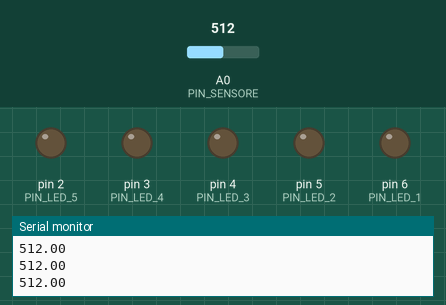
This sketch was run on a simulated Arduino Uno, built with avr-gcc and run on an emulated ATmega328P. Shown: output pins drawn as LEDs (lit = HIGH), the last lines printed to the serial monitor. The inputs (shaded band) are chosen by the test bench; at power-on: A0 (PIN_SENSORE) = 512.

Above: at 1.2 s.
1.3 s: A0 (PIN_SENSORE) set to 686
2.8 s: A0 (PIN_SENSORE) set to 712
At 3.9 s:
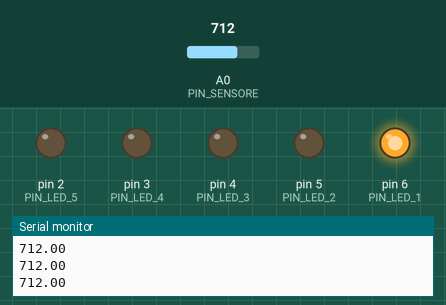
4.3 s: A0 (PIN_SENSORE) set to 737
5.8 s: A0 (PIN_SENSORE) set to 757
At 6.3 s:
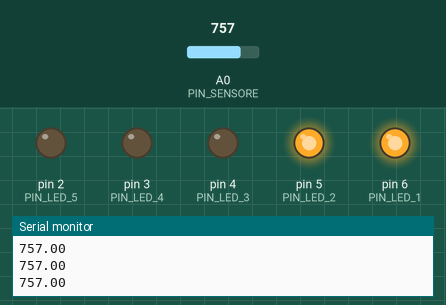
7.3 s: A0 (PIN_SENSORE) set to 783
8.8 s: A0 (PIN_SENSORE) set to 812
At 9.9 s:
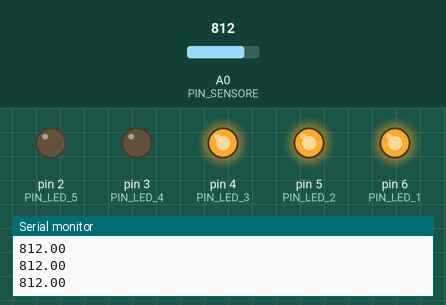
Timing chart, 0 to 11.3 s (numbered marks = the images above; inputs shaded):
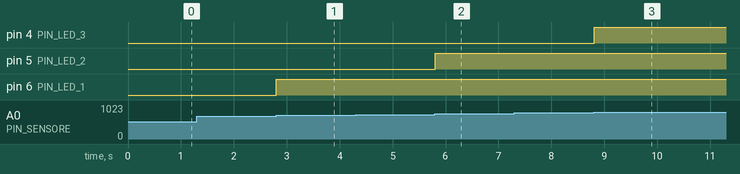

Measured:
- the behaviour switches between 699 and 700 on A0 (PIN_SENSORE) (found by bisection; images 0 and 1)
- the behaviour switches between 749 and 750 on A0 (PIN_SENSORE) (found by bisection; images 1 and 2)
- the behaviour switches between 799 and 800 on A0 (PIN_SENSORE) (found by bisection; images 2 and 3)
- after the input at 2.8 s, pin 6 (PIN_LED_1): LOW → HIGH at once
- after the input at 5.8 s, pin 5 (PIN_LED_2): LOW → HIGH at once
- after the input at 8.8 s, pin 4 (PIN_LED_3): LOW → HIGH at once

The sketch:

la_fotoresistenza_01.ino
```cpp
#define PIN_LED_1 6
#define PIN_LED_2 5
#define PIN_LED_3 4
#define PIN_LED_4 3
#define PIN_LED_5 2
#define PIN_SENSORE A0

#define VALORE_MIN 700
#define VALORE_MEDIO_BASSO 750
#define VALORE_MEDIO 800
#define VALORE_MEDIO_ALTO 850
#define VALORE_MAX 900

float valore_letto;

void setup() {
  Serial.begin(9600);
  pinMode(PIN_LED_1 , OUTPUT);
  pinMode(PIN_LED_2 , OUTPUT);
  pinMode(PIN_LED_3 , OUTPUT);
  pinMode(PIN_LED_4 , OUTPUT);
  pinMode(PIN_LED_5 , OUTPUT);
  pinMode(PIN_SENSORE, INPUT);

  valore_letto = 0;
}

void loop() {
  Serial.println(valore_letto);

  valore_letto = analogRead(PIN_SENSORE);

  if(valore_letto >= VALORE_MIN) {
   digitalWrite(PIN_LED_1 , HIGH);
  } else {
    digitalWrite(PIN_LED_1 , LOW);
  }
  if (valore_letto >= VALORE_MEDIO_BASSO) {
    digitalWrite(PIN_LED_2 , HIGH);
  } else {
    digitalWrite(PIN_LED_2 , LOW);
  }
  if (valore_letto >= VALORE_MEDIO) {
    digitalWrite(PIN_LED_3 , HIGH);
  } else {
    digitalWrite(PIN_LED_3 , LOW);
  }
  if (valore_letto >= VALORE_MEDIO_ALTO) {
    digitalWrite(PIN_LED_4 , HIGH);
  } else {
    digitalWrite(PIN_LED_4 , LOW);
  }
   if (valore_letto >= VALORE_MAX) {
    digitalWrite(PIN_LED_5, HIGH);
  } else {
    digitalWrite(PIN_LED_5 , LOW);
  }
}
```
